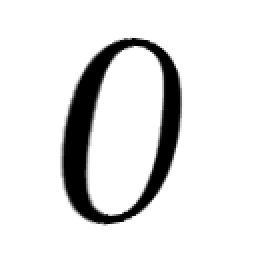
%> input picture English/Fnt/Sample001/img001-0079_affine1.png, 128 x 128 px (shown 2 times larger); its folder holds only this picture in this run
$ octave eigenSpace.m   (GNU Octave 9; MATLAB toolbox functions it lacks are replaced by stand-ins)
%> lines starting %> are read from the running program, lines starting %| are printed output that depends on the picture
%% Basis calculation and training sample projection

%reading English's all training image
list = dir('English/Fnt/**/*.png'); %read all img files
N = size(list,1); %number of all img files
resize_number = 32;
training_number = 100;
i=1;

training_image = imresize(imread(list(i).name),[resize_number,resize_number]);%first training image
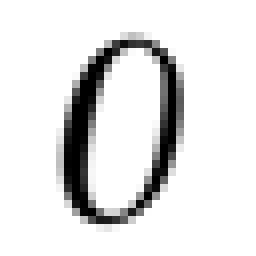
%> training_image: size 32x32 uint8 (shown 8 times larger); min 0, max 255, mean 226
number_of_element = resize_number * resize_number; %number of elements
I = zeros(number_of_element,training_number*62); % allocate memory space


validation_number = 50;
I_validation = zeros(number_of_element, validation_number*62);

while(i <= N)
    if(strcmp(list(i).name(10:12),'101'))
        i = i + 916;
    else
        training_image = reshape(imresize(im2double(imread(list(i).name)),[resize_number,resize_number]),number_of_element,1);
%> training_image = 1024 values, max 1.05 at index 584, min -0.0753 at index 683, mean 0.887
        I(:,i) = training_image;
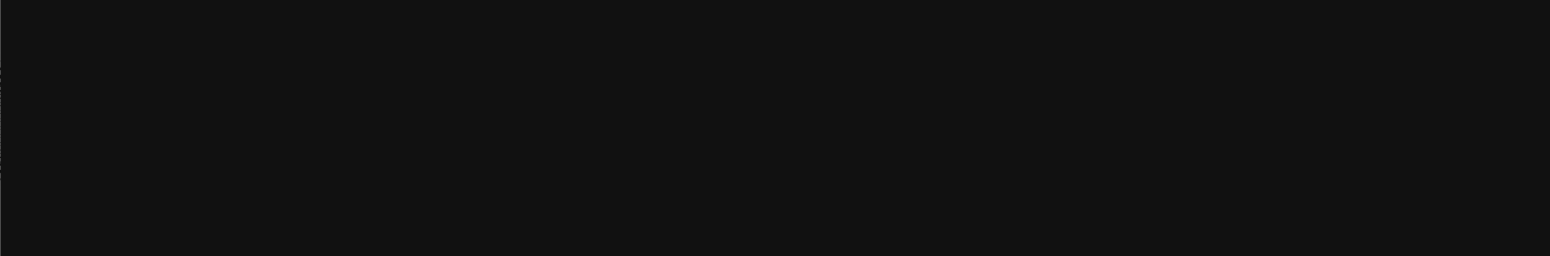
%> I: size 1024x6200 double (shown at 1/4 size); min -0.0753, max 1.05, mean 0.000143; drawn with min black and max white
        i = i+1;
    end
end
%> pass 2 of the loop `while(i <= N)`:
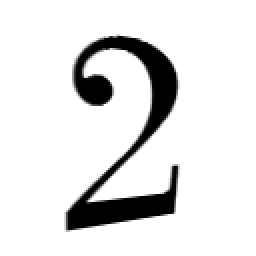
%> input picture English/Fnt/Sample003/img003-0010_affine1.png, 128 x 128 px (shown 2 times larger)
%> `training_image = reshape(imresize(im2double(imread(list(i).name)),[res..`: training_image = 1024 values, max 1.08 at index 361, min -0.0692 at index 316, mean 0.888
%> `I(:,i) = training_image;`:
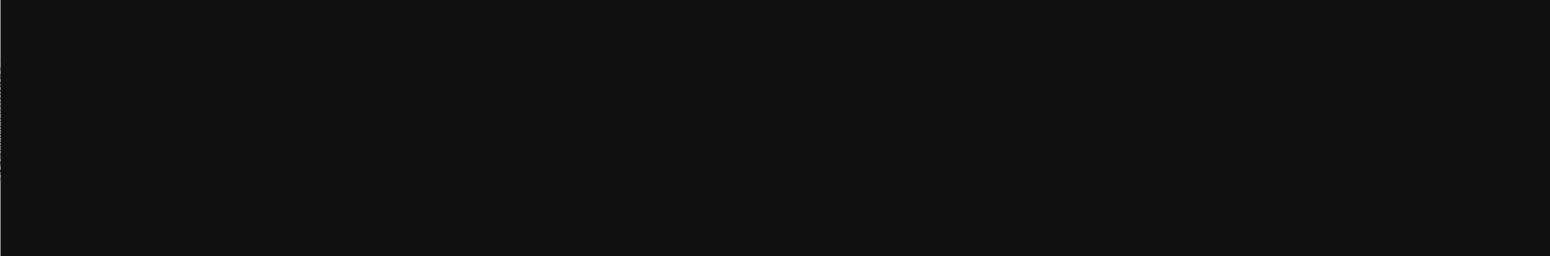
%> I: size 1024x6200 double (shown at 1/4 size); min -0.0753, max 1.08, mean 0.000286; drawn with min black and max white
%> pass 3 of the loop `while(i <= N)`:
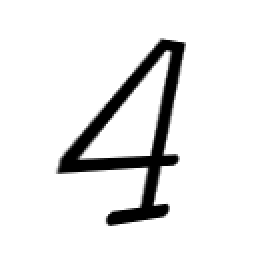
%> input picture English/Fnt/Sample005/img005-0025_affine1.png, 128 x 128 px (shown 2 times larger)
%> `training_image = reshape(imresize(im2double(imread(list(i).name)),[res..`: training_image = 1024 values, max 1.08 at index 665, min -0.0827 at index 277, mean 0.907
%> `I(:,i) = training_image;`:
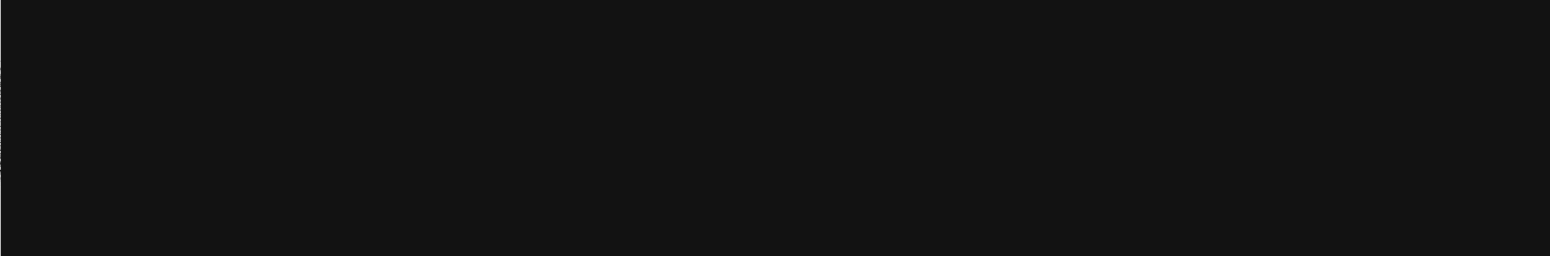
%> I: size 1024x6200 double (shown at 1/4 size); min -0.0827, max 1.08, mean 0.000433; drawn with min black and max white
%> the loop made 4 passes; the first 3 are shown

i = 101;
%> i = 101
j = 1;
while(i <= N)
    if(strcmp(list(i).name(10:12),'151'))
        i = i + 966;
    else
        training_image = reshape(imresize(im2double(imread(list(i).name)),[resize_number,resize_number]),number_of_element,1);
        I_validation(:,j) = training_image;
        i = i+1;
        j = j+1;
    end
end


% subtract mean
I_mean = sum(I,2)/size(I,2); %mean
I2 = I - I_mean; %normalize
% compute basis
Cov = I2*I2'; %Covariance matrix
[V,~] = eig(Cov);
r = rank(Cov);
%V = V(:,(end-r):end); %number of usable eigenvalue is 48. since most of eigenvalue is 0.
V = V(:,(end-48):end); %number of usable eigenvalue is 48. since most of eigenvalue is 0.
orthogonal_projection_matrix = V*V'; %ortho projection matrix onto subspace of eigen vectors.
% project validation samples onto subspace
I_validation = I_validation - I_mean; %normalize using training image matrix's mean
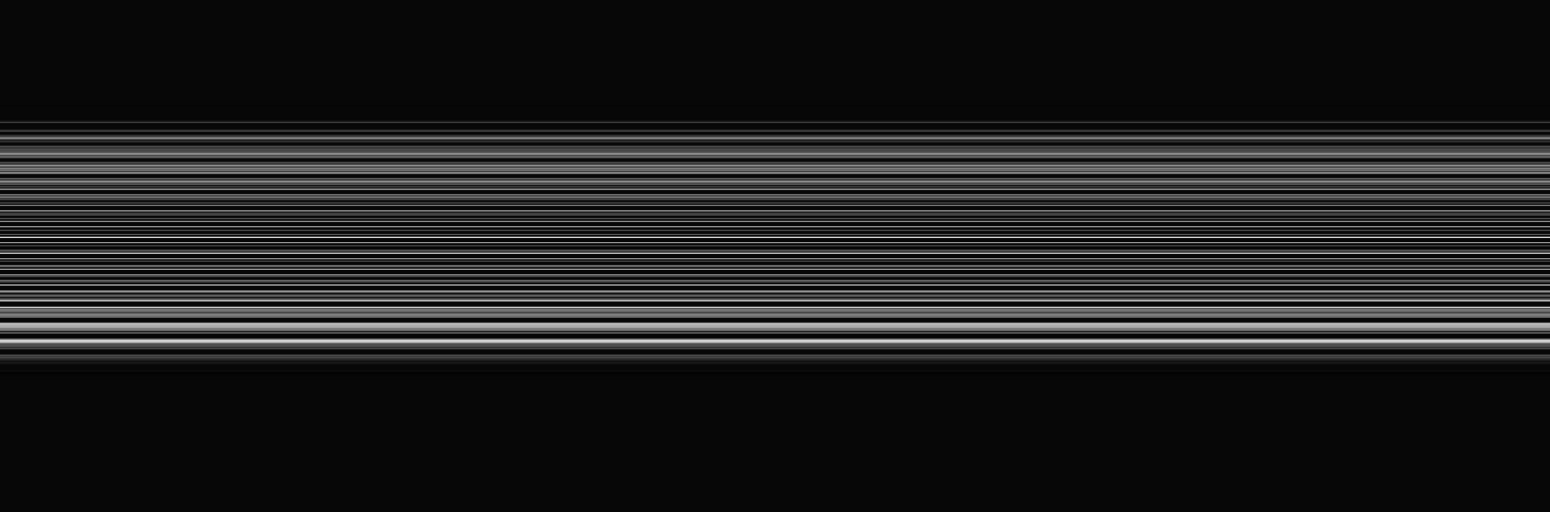
%> I_validation: size 1024x3100 double (shown at 1/2 size); min -0.000665, max -3.93e-05, mean -0.000585; drawn with min black and max white
I_projected_validation = orthogonal_projection_matrix * I_validation; %orthogonal projection to eigen space
I_validation = I_validation - I_projected_validation; %difference matrix between original validation set and projection validation set
max_distance = max(sqrt(sum(I_validation.^2,1))); %getting maximum distance within validation set


% [61 lines of commented-out code are left out]
